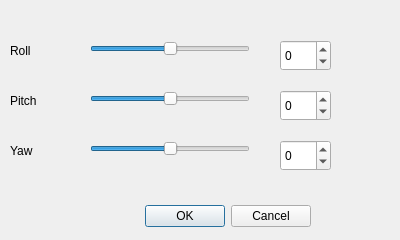
<?xml version="1.0" encoding="UTF-8"?>
<ui version="4.0">
 <class>GimbalDialog</class>
 <widget class="QDialog" name="GimbalDialog">
  <property name="geometry">
   <rect>
    <x>0</x>
    <y>0</y>
    <width>400</width>
    <height>240</height>
   </rect>
  </property>
  <property name="windowTitle">
   <string>Dialog</string>
  </property>
  <property name="sizeGripEnabled">
   <bool>false</bool>
  </property>
  <property name="modal">
   <bool>false</bool>
  </property>
  <widget class="QDialogButtonBox" name="buttonBox">
   <property name="geometry">
    <rect>
     <x>10</x>
     <y>200</y>
     <width>301</width>
     <height>32</height>
    </rect>
   </property>
   <property name="orientation">
    <enum>Qt::Horizontal</enum>
   </property>
   <property name="standardButtons">
    <set>QDialogButtonBox::Cancel|QDialogButtonBox::Ok</set>
   </property>
  </widget>
  <widget class="QSlider" name="RollSlider">
   <property name="geometry">
    <rect>
     <x>90</x>
     <y>40</y>
     <width>160</width>
     <height>18</height>
    </rect>
   </property>
   <property name="toolTip">
    <string>roll</string>
   </property>
   <property name="minimum">
    <number>-80</number>
   </property>
   <property name="maximum">
    <number>80</number>
   </property>
   <property name="singleStep">
    <number>1</number>
   </property>
   <property name="pageStep">
    <number>0</number>
   </property>
   <property name="orientation">
    <enum>Qt::Horizontal</enum>
   </property>
  </widget>
  <widget class="QSlider" name="PitchSlider">
   <property name="geometry">
    <rect>
     <x>90</x>
     <y>90</y>
     <width>160</width>
     <height>18</height>
    </rect>
   </property>
   <property name="minimum">
    <number>-60</number>
   </property>
   <property name="maximum">
    <number>60</number>
   </property>
   <property name="orientation">
    <enum>Qt::Horizontal</enum>
   </property>
  </widget>
  <widget class="QSlider" name="YawSlider">
   <property name="geometry">
    <rect>
     <x>90</x>
     <y>140</y>
     <width>160</width>
     <height>18</height>
    </rect>
   </property>
   <property name="minimum">
    <number>-60</number>
   </property>
   <property name="maximum">
    <number>60</number>
   </property>
   <property name="orientation">
    <enum>Qt::Horizontal</enum>
   </property>
  </widget>
  <widget class="QLabel" name="label">
   <property name="geometry">
    <rect>
     <x>10</x>
     <y>40</y>
     <width>66</width>
     <height>21</height>
    </rect>
   </property>
   <property name="text">
    <string>Roll</string>
   </property>
  </widget>
  <widget class="QLabel" name="label_2">
   <property name="geometry">
    <rect>
     <x>10</x>
     <y>90</y>
     <width>66</width>
     <height>21</height>
    </rect>
   </property>
   <property name="text">
    <string>Pitch</string>
   </property>
  </widget>
  <widget class="QLabel" name="label_3">
   <property name="geometry">
    <rect>
     <x>10</x>
     <y>140</y>
     <width>61</width>
     <height>21</height>
    </rect>
   </property>
   <property name="text">
    <string>Yaw</string>
   </property>
  </widget>
  <widget class="QSpinBox" name="RollSpinBox">
   <property name="geometry">
    <rect>
     <x>280</x>
     <y>40</y>
     <width>51</width>
     <height>31</height>
    </rect>
   </property>
   <property name="minimum">
    <number>-80</number>
   </property>
   <property name="maximum">
    <number>80</number>
   </property>
  </widget>
  <widget class="QSpinBox" name="PitchSpinBox">
   <property name="geometry">
    <rect>
     <x>280</x>
     <y>90</y>
     <width>51</width>
     <height>31</height>
    </rect>
   </property>
   <property name="minimum">
    <number>-60</number>
   </property>
   <property name="maximum">
    <number>60</number>
   </property>
  </widget>
  <widget class="QSpinBox" name="YawSpinBox">
   <property name="geometry">
    <rect>
     <x>280</x>
     <y>140</y>
     <width>51</width>
     <height>31</height>
    </rect>
   </property>
   <property name="minimum">
    <number>-60</number>
   </property>
   <property name="maximum">
    <number>60</number>
   </property>
  </widget>
 </widget>
 <resources/>
 <connections>
  <connection>
   <sender>buttonBox</sender>
   <signal>accepted()</signal>
   <receiver>GimbalDialog</receiver>
   <slot>accept()</slot>
   <hints>
    <hint type="sourcelabel">
     <x>248</x>
     <y>254</y>
    </hint>
    <hint type="destinationlabel">
     <x>157</x>
     <y>274</y>
    </hint>
   </hints>
  </connection>
  <connection>
   <sender>buttonBox</sender>
   <signal>rejected()</signal>
   <receiver>GimbalDialog</receiver>
   <slot>reject()</slot>
   <hints>
    <hint type="sourcelabel">
     <x>316</x>
     <y>260</y>
    </hint>
    <hint type="destinationlabel">
     <x>286</x>
     <y>274</y>
    </hint>
   </hints>
  </connection>
 </connections>
</ui>
